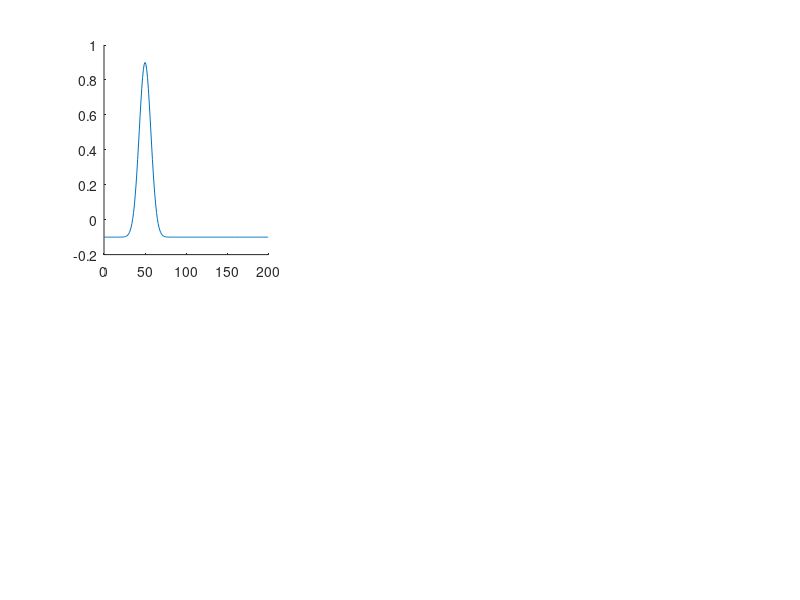

MATLAB code for this plot: (Note: this script raises an error after producing the figure.)




%%%%%%%%%%%%%%%%%%%%%%%%%%%%%%%%%%% introduction to neuronal networks - assignment 4 %%%%%%%%%%%%%%%%%%%%%%%%%%%%%%%%%%%


clear;
clc;





%%   QUESTION 1   %%




%%%%%%%%%%%%%%%%%%%%%%%%%%%%%%%%%%%%%%%% setteing the neurons %%%%%%%%%%%%%%%%%%%%%%%%%%%%%%%%%%%%%%%%



% setting some variables:
neurons_num = 200;
W = zeros(neurons_num);
sigma1 = 10;


% the W's matrix (setting the synapses strengths and directions between each pair of neurons and neurons to themselves):
for i = 1:size(W,1)
    for j = 1:size(W,2)
        Di_j = min(abs(j-i), neurons_num - abs(j-i));
        W(i,j) = exp(-((Di_j^2)/(sigma1^2)))-0.1;
    end
end


% choosing one neuron for all demonstrations:
the_neuron = 100;


% 3 neurons for the upcoming demonstration (including "the_neuron"):
some_neurons  = [(the_neuron-50),the_neuron,(the_neuron+50)];


% plotting the synaptic weights (W) vs. the distance from a neuron:
figure('Units','normalized','position',[0 0 1 1]);
hold on;
subplot(2,3,1);
hold on;
plot((0:neurons_num),[W(200,some_neurons(1));W(:,some_neurons(1))]);
plot(0:neurons_num,zeros(neurons_num+1,1),LineStyle="--", Color='r');
xlabel('Neuron Number');
ylabel('Synaptic Weight [W]');
title({['Synaptic Weights [W] of neuron number ' num2str(some_neurons(1))]; '\rm considering the neuron numbers'});
subplot(2,3,2);
hold on;
plot((0:neurons_num),[W(200,some_neurons(2));W(:,some_neurons(2))], Color='g');
plot(0:neurons_num,zeros(neurons_num+1,1),LineStyle="--", Color='r');
xlabel('Neuron Number');
ylabel('Synaptic Weight [W]');
title({['Synaptic Weights [W] of neuron number ' num2str(some_neurons(2))]; '\rm considering the neuron numbers'});
subplot(2,3,3);
hold on;
plot((0:neurons_num),[W(200,some_neurons(3));W(:,some_neurons(3))], Color='m');
plot(0:neurons_num,zeros(neurons_num+1,1),LineStyle="--", Color='r');
xlabel('Neuron Number');
ylabel('Synaptic Weight [W]');
title({['Synaptic Weights [W] of neuron number ' num2str(some_neurons(3))]; '\rm considering the neuron numbers'});
subplot(2,3,4);
hold on;
plot((0:neurons_num)-some_neurons(1),[W(200,some_neurons(1));W(:,some_neurons(1))]);
plot((0:neurons_num)-some_neurons(1),zeros(neurons_num+1,1),LineStyle="--", Color='r');
xlabel('the Distance from the neuron');
ylabel('Synaptic Weight [W]');
title({['Synaptic Weights [W] of neuron number ' num2str(some_neurons(1))]; '\rm by the distance of neurons from this neuron'});
subplot(2,3,5);
hold on;
plot((0:neurons_num)-some_neurons(2),[W(200,some_neurons(2));W(:,some_neurons(2))], Color='g');
plot((0:neurons_num)-some_neurons(2),zeros(neurons_num+1,1),LineStyle="--", Color='r');
xlabel('Distance from the neuron');
ylabel('Synaptic Weight [W]');
title({['Synaptic Weights [W] of neuron number ' num2str(some_neurons(2))]; '\rm by the distance of neurons from this neuron'});
subplot(2,3,6);
hold on;
plot((0:neurons_num)-some_neurons(3),[W(200,some_neurons(3));W(:,some_neurons(3))], Color='m');
plot((0:neurons_num)-some_neurons(3),zeros(neurons_num+1,1),LineStyle="--", Color='r');
xlabel('Distance from the neuron');
ylabel('Synaptic Weight [W]');
title({['Synaptic Weights [W] of neuron number ' num2str(some_neurons(3))]; '\rm by the distance of neurons from this neuron'});
sgtitle({'\fontsize{14} \bf Synaptic Weights (W) vs. the Distance from a Neuron', '\fontsize{12} \rm 3 examples of chosen neurons', 'from 200 neurons affecting each other in a ring structure',''});
hold off;


% things related to time in [sec]:
Tau = 10;  
dt = 0.1;
Time = 0:dt:100;


% initial injected current to the chosen neuron in [nA]:
I_intensity = 50;
I_inj = zeros(neurons_num,length(Time));
I_inj(the_neuron, 1:11) = I_intensity;




%%%%%%%%%%%%%%%%%%%%%%%%%%%%%%%%%%%%% setteing the initial random conditions %%%%%%%%%%%%%%%%%%%%%%%%%%%%%%%%%%%%%



% initial random rates of neurons in [Hz]:
m = randperm(neurons_num);
n = 0.025:0.025:5;
rate = zeros(neurons_num,length(Time));
for k = 1:neurons_num
    rate(k,1) = n(m(k));
end


% normalizing the rates: 
rate(:,1) = rate(:,1)/max(rate(:,1));
R = rate(:,1);




%%%%%%%%%%%%%%%%%%%%%%%%%%%%%%%%% the calculation and representation of the results %%%%%%%%%%%%%%%%%%%%%%%%%%%%%%%%%



% the "rate" step (using the subplus function):
figure('Units','normalized','position',[0 0 1 1]);
vidfile = VideoWriter('center_neurons.avi');
open(vidfile);
for i = 1:(length(Time))
    % a movie of the model:
    plot((0:neurons_num),[R(200);R]);
    xlabel('Neuron Number');
    ylabel({'Rate (norm)'; '[Rate in the time mentioned [Hz]/the maximum value from all neurons Rates in that point in time]'});
    title({'\fontsize{14} Rate vs. Time', '\fontsize{12} \rm of 200 neurons affecting each other in a ring structure', 'starting with different random firing rates', ['\fontsize{12} \rm while neuron number ' num2str(the_neuron) ' gets a current of a current of ' num2str(I_inj(the_neuron, 1)) 'nA  for ' num2str(10*dt) 'sec at the beginning'], ['\bf Time = ' num2str(floor((i-1)*dt)) ' sec']});
    pause(0.05);
    frame = getframe(gcf);
    writeVideo(vidfile, frame);
    % rate step:
    R = R + dt*(1/Tau)*(-R + subplus(I_inj(:,i) + W*R));
    % normalizing:
    R = R/max(R);      
    rate(:,i+1) = R;
end
close(vidfile);
hold off;


% fixing the rate:
rate = rate(:,1:(size(rate,2)-1));


% plotting the activity of the chosen neuron VS time:
figure('Units','normalized','position',[0 0 1 1]);
hold on;
plot(Time,rate(the_neuron,:));
xlabel('Time [sec]');
ylabel({'Rate (norm)'; '[Rate in the time mentioned [Hz]/the maximum value from all neurons Rates in that point in time]'});
title({'\fontsize{14} Rate vs. Time', ['\fontsize{12} \rm of neuron number ' num2str(the_neuron)], 'who is the only one (from 200 neurons in a ring model, starting with random firing rates)', ['that got a current of ' num2str(I_inj(the_neuron, 1)) 'nA  for ' num2str(10*dt) 'sec at the beginning']});
hold off;





%%   QUESTION 2 (A) - creating a ring with a diversion to the left  %%




%%%%%%%%%%%%%%%%%%%%%%%%%%%%%%%%%%%%%%%% setteing the neurons %%%%%%%%%%%%%%%%%%%%%%%%%%%%%%%%%%%%%%%%



% setting some variables:
W_l = zeros(neurons_num);


% the W's matrix (setting the synapses strengths and directions between each pair of neurons and neurons to themselves):
for i = 1:size(W_l,1)
    for j = 1:size(W_l,2)
        Di_j = min(abs((j-2)-i), neurons_num - abs((j-2)-i));
        W_l(i,j) = exp(-((Di_j^2)/(sigma1^2)))-0.1;
    end
end


% plotting the synaptic weights (W) vs. the distance from a neuron:
figure('Units','normalized','position',[0 0 1 1]);
hold on;
subplot(2,3,1);
hold on;
plot((0:neurons_num),[W_l(200,some_neurons(1));W_l(:,some_neurons(1))]);
plot(0:neurons_num,zeros(neurons_num+1,1),LineStyle="--", Color='r');
xlabel('Neuron Number');
ylabel('Synaptic Weight [W]');
title({['Synaptic Weights [W] of neuron number ' num2str(some_neurons(1))]; '\rm considering the neuron numbers'});
subplot(2,3,2);
hold on;
plot((0:neurons_num),[W_l(200,some_neurons(2));W_l(:,some_neurons(2))], Color='g');
plot(0:neurons_num,zeros(neurons_num+1,1),LineStyle="--", Color='r');
xlabel('Neuron Number');
ylabel('Synaptic Weight [W]');
title({['Synaptic Weights [W] of neuron number ' num2str(some_neurons(2))]; '\rm considering the neuron numbers'});
subplot(2,3,3);
hold on;
plot((0:neurons_num),[W_l(200,some_neurons(3));W_l(:,some_neurons(3))], Color='m');
plot(0:neurons_num,zeros(neurons_num+1,1),LineStyle="--", Color='r');
xlabel('Neuron Number');
ylabel('Synaptic Weight [W]');
title({['Synaptic Weights [W] of neuron number ' num2str(some_neurons(3))]; '\rm considering the neuron numbers'});
subplot(2,3,4);
hold on;
plot((0:neurons_num)-some_neurons(1),[W_l(200,some_neurons(1));W_l(:,some_neurons(1))]);
plot((0:neurons_num)-some_neurons(1),zeros(neurons_num+1,1),LineStyle="--", Color='r');
xlabel('the Distance from the neuron');
ylabel('Synaptic Weight [W]');
title({['Synaptic Weights [W] of neuron number ' num2str(some_neurons(1))]; '\rm by the distance of neurons from this neuron'});
subplot(2,3,5);
hold on;
plot((0:neurons_num)-some_neurons(2),[W_l(200,some_neurons(2));W_l(:,some_neurons(2))], Color='g');
plot((0:neurons_num)-some_neurons(2),zeros(neurons_num+1,1),LineStyle="--", Color='r');
xlabel('Distance from the neuron');
ylabel('Synaptic Weight [W]');
title({['Synaptic Weights [W] of neuron number ' num2str(some_neurons(2))]; '\rm by the distance of neurons from this neuron'});
subplot(2,3,6);
hold on;
plot((0:neurons_num)-some_neurons(3),[W_l(200,some_neurons(3));W_l(:,some_neurons(3))], Color='m');
plot((0:neurons_num)-some_neurons(3),zeros(neurons_num+1,1),LineStyle="--", Color='r');
xlabel('Distance from the neuron');
ylabel('Synaptic Weight [W]');
title({['Synaptic Weights [W] of neuron number ' num2str(some_neurons(3))]; '\rm by the distance of neurons from this neuron'});
sgtitle({'\fontsize{12} Counterclockwise cells', '\fontsize{14} \bf Synaptic Weights (W) vs. the Distance from a Neuron', '\fontsize{12} \rm 3 examples of chosen neurons', 'from 200 neurons affecting each other in a ring structure',''});
hold off;


% initial injected current to the chosen neuron in [nA]:
I_inj = zeros(neurons_num,length(Time));
I_inj(the_neuron, 1:11) = I_intensity;




%%%%%%%%%%%%%%%%%%%%%%%%%%%%%%%%%%%%% setteing the initial random conditions %%%%%%%%%%%%%%%%%%%%%%%%%%%%%%%%%%%%%



% initial random rates of neurons in [Hz]:
m = randperm(neurons_num);
n = 0.025:0.025:5;
rate = zeros(neurons_num,length(Time));
for k = 1:neurons_num
    rate(k,1) = n(m(k));
end


% normalizing the rates: 
rate(:,1) = rate(:,1)/max(rate(:,1));
R = rate(:,1);




%%%%%%%%%%%%%%%%%%%%%%%%%%%%%%%%% the calculation and representation of the results %%%%%%%%%%%%%%%%%%%%%%%%%%%%%%%%%



% the "rate" step (using the subplus function):
figure('Units','normalized','position',[0 0 1 1]);
vidfile = VideoWriter('left_neurons.avi');
open(vidfile);
for i = 1:(length(Time))
    % a movie of the model:
    plot((0:neurons_num),[R(200);R]);
    xlabel('Neuron Number');
    ylabel({'Rate (norm)'; '[Rate in the time mentioned [Hz]/the maximum value from all neurons Rates in that point in time]'});
    title({'\fontsize{14} Rate vs. Time', '\fontsize{12} \rm (Counterclockwise cells)', 'of 200 neurons affecting each other in a ring structure', 'starting with different random firing rates', ['\fontsize{12} \rm while neuron number ' num2str(the_neuron) ' gets a current of a current of ' num2str(I_inj(the_neuron, 1)) 'nA  for ' num2str(10*dt) 'sec at the beginning'], ['\bf Time = ' num2str(floor((i-1)*dt)) ' sec']});
    pause(0.05);
    frame = getframe(gcf);
    writeVideo(vidfile, frame);
    % rate step:
    R = R + dt*(1/Tau)*(-R + subplus(I_inj(:,i) + W_l*R));
    % normalizing:
    R = R/max(R);
    rate(:,i+1) = R;
end
close(vidfile);
hold off;


% fixing the rate:
rate = rate(:,1:(size(rate,2)-1));


% plotting the activity of the chosen neuron VS time:
figure('Units','normalized','position',[0 0 1 1]);
hold on;
plot(Time,rate(the_neuron,:));
xlabel('Time [sec]');
ylabel({'Rate (norm)'; '[Rate in the time mentioned [Hz]/the maximum value from all neurons Rates in that point in time]'});
title({'\fontsize{14} Rate vs. Time', ['\fontsize{12} \rm of neuron number ' num2str(the_neuron) ' (from the Counterclockwise cells)'], 'who is the only one (from 200 neurons in a ring model, starting with random firing rates)', ['that got a current of ' num2str(I_inj(the_neuron, 1)) 'nA  for ' num2str(10*dt) 'sec at the beginning']});
hold off;





%%   QUESTION 2 (B) - creating a ring with a diversion to the right  %%




%%%%%%%%%%%%%%%%%%%%%%%%%%%%%%%%%%%%%%%% setteing the neurons %%%%%%%%%%%%%%%%%%%%%%%%%%%%%%%%%%%%%%%%



% setting some variables:
W_r = zeros(neurons_num);


% the W's matrix (setting the synapses strengths and directions between each pair of neurons and neurons to themselves):
for i = 1:size(W_r,1)
    for j = 1:size(W_r,2)
        Di_j = min(abs((j+2)-i), neurons_num - abs((j+2)-i));
        W_r(i,j) = exp(-((Di_j^2)/(sigma1^2)))-0.1;
    end
end


% plotting the synaptic weights (W) vs. the distance from a neuron:
figure('Units','normalized','position',[0 0 1 1]);
hold on;
subplot(2,3,1);
hold on;
plot((0:neurons_num),[W_r(200,some_neurons(1));W_r(:,some_neurons(1))]);
plot(0:neurons_num,zeros(neurons_num+1,1),LineStyle="--", Color='r');
xlabel('Neuron Number');
ylabel('Synaptic Weight [W]');
title({['Synaptic Weights [W] of neuron number ' num2str(some_neurons(1))]; '\rm considering the neuron numbers'});
subplot(2,3,2);
hold on;
plot((0:neurons_num),[W_r(200,some_neurons(2));W_r(:,some_neurons(2))], Color='g');
plot(0:neurons_num,zeros(neurons_num+1,1),LineStyle="--", Color='r');
xlabel('Neuron Number');
ylabel('Synaptic Weight [W]');
title({['Synaptic Weights [W] of neuron number ' num2str(some_neurons(2))]; '\rm considering the neuron numbers'});
subplot(2,3,3);
hold on;
plot((0:neurons_num),[W_r(200,some_neurons(3));W_r(:,some_neurons(3))], Color='m');
plot(0:neurons_num,zeros(neurons_num+1,1),LineStyle="--", Color='r');
xlabel('Neuron Number');
ylabel('Synaptic Weight [W]');
title({['Synaptic Weights [W] of neuron number ' num2str(some_neurons(3))]; '\rm considering the neuron numbers'});
subplot(2,3,4);
hold on;
plot((0:neurons_num)-some_neurons(1),[W_r(200,some_neurons(1));W_r(:,some_neurons(1))]);
plot((0:neurons_num)-some_neurons(1),zeros(neurons_num+1,1),LineStyle="--", Color='r');
xlabel('the Distance from the neuron');
ylabel('Synaptic Weight [W]');
title({['Synaptic Weights [W] of neuron number ' num2str(some_neurons(1))]; '\rm by the distance of neurons from this neuron'});
subplot(2,3,5);
hold on;
plot((0:neurons_num)-some_neurons(2),[W_r(200,some_neurons(2));W_r(:,some_neurons(2))], Color='g');
plot((0:neurons_num)-some_neurons(2),zeros(neurons_num+1,1),LineStyle="--", Color='r');
xlabel('Distance from the neuron');
ylabel('Synaptic Weight [W]');
title({['Synaptic Weights [W] of neuron number ' num2str(some_neurons(2))]; '\rm by the distance of neurons from this neuron'});
subplot(2,3,6);
hold on;
plot((0:neurons_num)-some_neurons(3),[W_r(200,some_neurons(3));W_r(:,some_neurons(3))], Color='m');
plot((0:neurons_num)-some_neurons(3),zeros(neurons_num+1,1),LineStyle="--", Color='r');
xlabel('Distance from the neuron');
ylabel('Synaptic Weight [W]');
title({['Synaptic Weights [W] of neuron number ' num2str(some_neurons(3))]; '\rm by the distance of neurons from this neuron'});
sgtitle({'\fontsize{12} Clockwise cells', '\fontsize{14} \bf Synaptic Weights (W) vs. the Distance from a Neuron', '\fontsize{12} \rm 3 examples of chosen neurons', 'from 200 neurons affecting each other in a ring structure',''});
hold off;


% initial injected current to the chosen neuron in [nA]:
I_inj = zeros(neurons_num,length(Time));
I_inj(the_neuron, 1:11) = I_intensity;




%%%%%%%%%%%%%%%%%%%%%%%%%%%%%%%%%%%%% setteing the initial random conditions %%%%%%%%%%%%%%%%%%%%%%%%%%%%%%%%%%%%%



% initial random rates of neurons in [Hz]:
m = randperm(neurons_num);
n = 0.025:0.025:5;
rate = zeros(neurons_num,length(Time));
for k = 1:neurons_num
    rate(k,1) = n(m(k));
end


% normalizing the rates: 
rate(:,1) = rate(:,1)/max(rate(:,1));
R = rate(:,1);




%%%%%%%%%%%%%%%%%%%%%%%%%%%%%%%%% the calculation and representation of the results %%%%%%%%%%%%%%%%%%%%%%%%%%%%%%%%%



% the "rate" step (using the subplus function):
figure('Units','normalized','position',[0 0 1 1]);
vidfile = VideoWriter('right_neurons.avi');
open(vidfile);
for i = 1:(length(Time))
    % a movie of the model:
    plot((0:neurons_num),[R(200);R]);
    xlabel('Neuron Number');
    ylabel({'Rate (norm)'; '[Rate in the time mentioned [Hz]/the maximum value from all neurons Rates in that point in time]'});
    title({'\fontsize{14} Rate vs. Time', '\fontsize{12} \rm (Clockwise cells)', 'of 200 neurons affecting each other in a ring structure', 'starting with different random firing rates', ['\fontsize{12} \rm while neuron number ' num2str(the_neuron) ' gets a current of a current of ' num2str(I_inj(the_neuron, 1)) 'nA  for ' num2str(10*dt) 'sec at the beginning'], ['\bf Time = ' num2str(floor((i-1)*dt)) ' sec']});
    pause(0.05);
    frame = getframe(gcf);
    writeVideo(vidfile, frame);
    % rate step:
    R = R + dt*(1/Tau)*(-R + subplus(I_inj(:,i) + W_r*R));
    % normalizing:
    R = R/max(R);
    rate(:,i+1) = R;
end
close(vidfile);
hold off;


% fixing the rate:
rate = rate(:,1:(size(rate,2)-1));


% plotting the activity of the chosen neuron VS time:
figure('Units','normalized','position',[0 0 1 1]);
hold on;
plot(Time,rate(the_neuron,:));
xlabel('Time [sec]');
ylabel({'Rate (norm)'; '[Rate in the time mentioned [Hz]/the maximum value from all neurons Rates in that point in time]'});
title({'\fontsize{14} Rate vs. Time', ['\fontsize{12} \rm of neuron number ' num2str(the_neuron) ' (from the Clockwise cells)'], 'who is the only one (from 200 neurons in a ring model, starting with random firing rates)', ['that got a current of ' num2str(I_inj(the_neuron, 1)) 'nA  for ' num2str(10*dt) 'sec at the beginning']});
hold off;





%%   QUESTION 3   %% 




%%%%%%%%%%%%%%%%%%%%%%%%%%%%%%%%%%%%%%%% setteing the neurons %%%%%%%%%%%%%%%%%%%%%%%%%%%%%%%%%%%%%%%%



% injected current in [nA]:
I_inj_l = zeros(neurons_num,length(Time));
I_inj_l(:, 200:400) = I_intensity;
I_inj_r = zeros(neurons_num,length(Time));
I_inj_r(:, 600:800) = I_intensity;




%%%%%%%%%%%%%%%%%%%%%%%%%%%%%%%%% setteing the initial random conditions %%%%%%%%%%%%%%%%%%%%%%%%%%%%%%%%%



% initial random rates of neurons in [Hz]:
m = randperm(neurons_num);
n = 0.025:0.025:5;


% centered neurons:
rate_c = zeros(neurons_num,length(Time));
for k = 1:neurons_num
    rate_c(k,1) = n(m(k));
end
% normalizing the rates: 
rate_c(:,1) = rate_c(:,1)/max(rate_c(:,1));
R_c = rate_c(:,1);


% counterclockwise neurons:
rate_l = zeros(neurons_num,length(Time));
for k = 1:neurons_num
    rate_l(k,1) = n(m(k));
end
% normalizing the rates: 
rate_l(:,1) = rate_l(:,1)/max(rate_l(:,1));
R_l = rate_l(:,1);


% clockwise neurons:
rate_r = zeros(neurons_num,length(Time));
for k = 1:neurons_num
    rate_r(k,1) = n(m(k));
end
% normalizing the rates: 
rate_r(:,1) = rate_r(:,1)/max(rate_r(:,1));
R_r = rate_r(:,1);




%%%%%%%%%%%%%%%%%%%%%%%%%%%%%%%%% the calculation and representation of the results %%%%%%%%%%%%%%%%%%%%%%%%%%%%%%%%%



% the "rate" step (using the subplus function):
figure('Units','normalized','position',[0 0 1 1]);
vidfile = VideoWriter('all_neurons.avi');
open(vidfile);
for i = 1:(length(Time))
    % a movie of the model:
    subplot(3,1,1);
    plot((0:neurons_num),[rate_c(200,i);rate_c(:,i)]);
    xlabel('Neuron Number');
    title({'\fontsize{12} Pure cells (main ring):', '\fontsize{10} \rm 200 neurons affecting each other (and affected by neurons from 2 other rings) in a ring structure'});
    subplot(3,1,2);
    plot((0:neurons_num),[rate_l(200,i);rate_l(:,i)], Color='r');
    ylim([min(rate_l(:,i)) 1]);
    xlabel('Neuron Number');
    ylabel({'Rate (norm)'; '[Rate in the time mentioned [Hz]/the maximum value from all neurons Rates in this ring in that point of time]'});
    title({'', '\fontsize{12} Counterclockwise cells:', '\fontsize{10} \rm 200 neurons affecting each other (and affected by neurons from 2 other rings) in a ring structure'});
    subplot(3,1,3);
    plot((0:neurons_num),[rate_r(200,i);rate_r(:,i)], Color='g');
    ylim([min(rate_r(:,i)) 1]);
    xlabel('Neuron Number');
    title({'', '\fontsize{12} Clockwise cells:', '\fontsize{10} \rm 200 neurons affecting each other (and affected by neurons from 2 other rings) in a ring structure'});
    if I_inj_l(1,i) == I_intensity
        sgtitle({'\fontsize{14} \bf Rate vs. Time', '\fontsize{12} \rm of 600 neurons affecting each other in 3 different ring structures, starting with random firing rates', ['\bf Time = ' num2str(floor((i-1)*dt)) ' sec'], '\color{red} Head rotation to the left (current injected to the ring of the counterclockwise cells)'});
    elseif I_inj_r(1,i) == I_intensity
        sgtitle({'\fontsize{14} \bf Rate vs. Time', '\fontsize{12} \rm of 600 neurons affecting each other in 3 different ring structures, starting with random firing rates', ['\bf Time = ' num2str(floor((i-1)*dt)) ' sec'], '\color{green} Head rotation to the right (current injected to the ring of the clockwise cells)'});
    else
        sgtitle({'\fontsize{14} \bf Rate vs. Time', '\fontsize{12} \rm of 600 neurons affecting each other in 3 different ring structures, starting with random firing rates', ['\bf Time = ' num2str(floor((i-1)*dt)) ' sec']});
    end
    pause(0.05);
    frame = getframe(gcf);
    writeVideo(vidfile, frame);
    % rate step:
    R_c = rate_c(:,i) + dt*(1/Tau)*(-rate_c(:,i) + subplus(W*rate_c(:,i) + W*rate_l(:,i) + W*rate_r(:,i)));
    R_l = rate_l(:,i) + dt*(1/Tau)*(-rate_l(:,i) + subplus(W_l*rate_l(:,i) + W*rate_c(:,i) + W*rate_r(:,i)) + I_inj_l(:,i));
    R_r = rate_r(:,i) + dt*(1/Tau)*(-rate_r(:,i) + subplus(W_r*rate_r(:,i) + W*rate_c(:,i) + W*rate_l(:,i)) + I_inj_r(:,i));
    % normalizing: 
    R_c = R_c/max(R_c);
    rate_c(:,i+1) = R_c;
    R_l = R_l/max(R_l);
    rate_l(:,i+1) = R_l;
    R_r = R_r/max(R_r);
    rate_r(:,i+1) = R_r;
end
close(vidfile);
hold off;


% fixing the rate:
rate_c = rate_c(:,1:(size(rate_c,2)-1));
rate_l = rate_l(:,1:(size(rate_l,2)-1));
rate_r = rate_r(:,1:(size(rate_r,2)-1));




